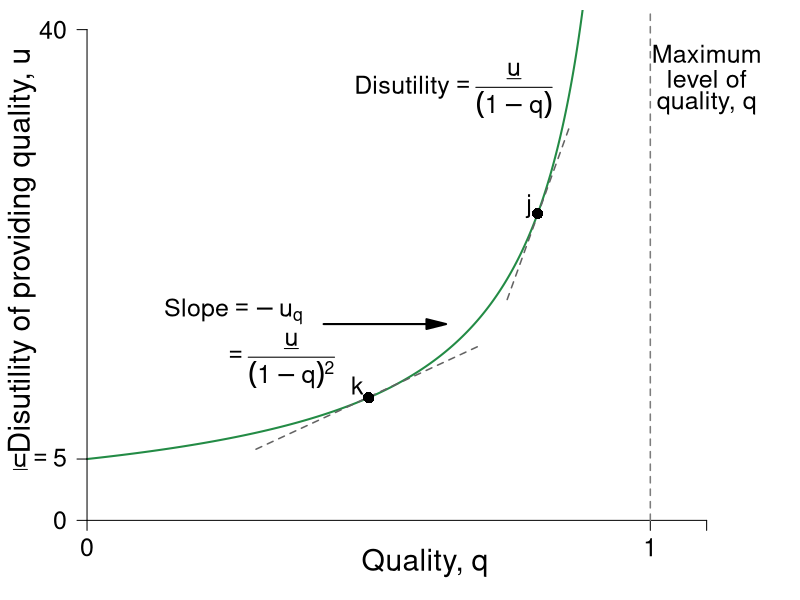

Source code (R):
require(ggplot2)
require(shape)
require(plotrix)
pdf(file = "information_power/ch11_fig2.pdf", width = 9, height = 7)

#Set parameters for graphics
pointsize <- 1.8
axislabelsize <- 1.8
labelsize <- 1.5
namesize <- 1.8
annotatesize <- 1.5
graphlinewidth <- 2
segmentlinewidth <- 1.5

disutilityFn <- function(q, delta = 5) {
  delta /(1 - q)
}

#COL <- c("#1B9E77", "#D95F02", "#7570B3", "#E7298A", "#66A61E", "#E6AB02", "#A6761D", "#666666")
COL <- c("#238b45","#7fc97f", "#beaed4", "#fdc086", "#ffff99")
COLA <- c("#e0f3db", "#99d8c9","#66c2a4","#41ae76", "#238b45", "#005824")
COLB <- c("#c6dbef", "#4eb3d3", "#2b8cbe", "#0868ac","#084081")
COLC <- c("#fcfbfd", "#efedf5", "#dadaeb", "#bcbddc", "#9e9ac8", "#807dba", "#6a51a3", "#54278f", "#3f007d")
grays <- gray.colors(25, start = 1, end = 0)

par(mar =  c(3, 3, .5, .5))
xlims <- c(0, 1.2)
ylims <- c(0, 40)


plot(0, 0, xlim = xlims, ylim = ylims, type = "n",
     xlab = expression(paste(""), cex = axislabelsize),
     ylab = expression(paste(""), cex = axislabelsize),
     xaxt = "n", yaxt = "n", cex.lab = axislabelsize, bty = "n")

npts <- 500 
npts2 <- 501
#Specify the sequences of points for graphing. 
xx1 <- seq(xlims[1], 0.9, length.out = npts)
xx2 <- seq(xlims[1], xlims[2], length.out = npts)
xx3 <- seq(xlims[1], xlims[2], length.out = npts2)
xx4 <- seq(xlims[1], 25, length.out = npts2)

#Draw the lines for the graphs
lines(xx1, disutilityFn(xx1), col = COL[1], lwd = graphlinewidth)
#lines(xx2, solowCondition(xx2, delta = 5), col = COL[3], lwd = 4)
#lines(xx2, solowInfeas(xx2, delta = 5), col = COL[1], lwd = 4, lty = 2)

#Customize ticks and labels for the plot
ticksy <- c(0, 5, 40)
ylabels <- c(0, expression(underline(u) == 5), 40)
ticksx <- c(0, 1, 1.1)
xlabels <- c(0, 1.0, NA)

axis(1, at = ticksx, pos = 0, labels = xlabels, cex.axis = labelsize)
axis(2, at = ticksy, pos = 0, labels = ylabels, las = 1, cex.axis = labelsize)

# Axis labels 
text(0.5*xlims[2], -3.5, expression(paste("Quality, ", q)), xpd = TRUE, cex = axislabelsize) 
text(-0.115, 0.55*ylims[2], expression(paste("Disutility of providing quality, ", u)), xpd = TRUE, cex = axislabelsize, srt = 90) 

#Annotation of the  graphs
text(0.65, 35, expression(paste("Disutility", phantom() == frac(underline("u"), (1 - q)))), cex = labelsize)

#Line for the absolute maximum quality
segments(1, 0, 1, 42, lty = 2, lwd = 1.5, col = grays[20])

#Arrow to Slope of BRF
Arrows(0.42, 16, 0.62, 16, col = "black", lty = 1, lwd = 2, arr.type = "triangle")
text(0.26, 17, expression(paste("Slope", phantom() == -u[q])), cex = labelsize)
text(0.34, 13, expression(paste(phantom() == frac(underline(u), (1-q)^2))), cex = labelsize)

#tangent lines
segments(0.7459, 18, 0.8559, 32, lty = 2, col = grays[22], lwd = segmentlinewidth)
segments(0.3, 5.8, 0.7, 14.3, lty = 2, col = grays[22], lwd = segmentlinewidth)

#Points for differing levels of q
points(0.8, 25, pch = 16, col = "black", cex = 1.5)
points(0.5, 10, pch = 16, col = "black", cex = 1.5)

#tangent point lables
text(0.785, 25.6, expression(paste(j)), cex = labelsize)
text(0.48, 11, expression(paste(k)), cex = labelsize)


#Text to indicate delta = 5
#text(0.2, 38, expression(paste("Disutility of effort")), cex = labelsize)
#text(0.2, 36, expression(paste("set to ", underline("u"), " = 5")), cex = labelsize)

#Text for max quality
text(1.1, 38, expression(paste("Maximum")), cex = labelsize)
text(1.1, 36, expression(paste("level of")), cex = labelsize)
text(1.1, 34, expression(paste("quality, q")), cex = labelsize)


dev.off()
